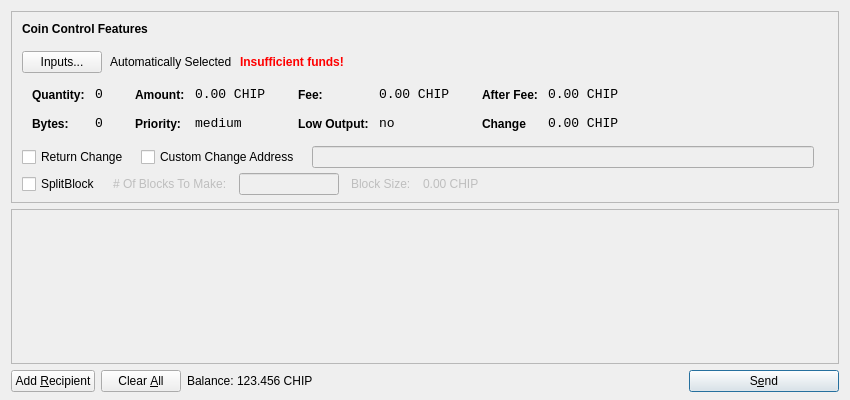
<?xml version="1.0" encoding="UTF-8"?>
<ui version="4.0">
 <class>SendCoinsDialog</class>
 <widget class="QDialog" name="SendCoinsDialog">
  <property name="geometry">
   <rect>
    <x>0</x>
    <y>0</y>
    <width>850</width>
    <height>400</height>
   </rect>
  </property>
  <property name="windowTitle">
   <string>Send Coins</string>
  </property>
  <layout class="QVBoxLayout" name="verticalLayout" stretch="0,1,0">
   <property name="bottomMargin">
    <number>8</number>
   </property>
   <item>
    <widget class="QFrame" name="frameCoinControl">
     <property name="sizePolicy">
      <sizepolicy hsizetype="Expanding" vsizetype="Expanding">
       <horstretch>0</horstretch>
       <verstretch>0</verstretch>
      </sizepolicy>
     </property>
     <property name="maximumSize">
      <size>
       <width>16777215</width>
       <height>16777215</height>
      </size>
     </property>
     <property name="frameShape">
      <enum>QFrame::StyledPanel</enum>
     </property>
     <property name="frameShadow">
      <enum>QFrame::Sunken</enum>
     </property>
     <layout class="QVBoxLayout" name="verticalLayoutCoinControl2">
      <property name="spacing">
       <number>-1</number>
      </property>
      <property name="leftMargin">
       <number>0</number>
      </property>
      <property name="topMargin">
       <number>0</number>
      </property>
      <property name="rightMargin">
       <number>0</number>
      </property>
      <property name="bottomMargin">
       <number>6</number>
      </property>
      <item>
       <layout class="QVBoxLayout" name="verticalLayoutCoinControl" stretch="0,0,0,0,1">
        <property name="spacing">
         <number>0</number>
        </property>
        <property name="leftMargin">
         <number>10</number>
        </property>
        <property name="topMargin">
         <number>10</number>
        </property>
        <item>
         <layout class="QHBoxLayout" name="horizontalLayoutCoinControl1">
          <property name="bottomMargin">
           <number>15</number>
          </property>
          <item>
           <widget class="QLabel" name="labelCoinControlFeatures">
            <property name="sizePolicy">
             <sizepolicy hsizetype="Preferred" vsizetype="Maximum">
              <horstretch>0</horstretch>
              <verstretch>0</verstretch>
             </sizepolicy>
            </property>
            <property name="font">
             <font>
              <weight>75</weight>
              <bold>true</bold>
             </font>
            </property>
            <property name="styleSheet">
             <string notr="true">font-weight:bold;</string>
            </property>
            <property name="text">
             <string>Coin Control Features</string>
            </property>
           </widget>
          </item>
         </layout>
        </item>
        <item>
         <layout class="QHBoxLayout" name="horizontalLayoutCoinControl2" stretch="0,0,0,0">
          <property name="spacing">
           <number>8</number>
          </property>
          <property name="bottomMargin">
           <number>10</number>
          </property>
          <item>
           <widget class="QPushButton" name="pushButtonCoinControl">
            <property name="styleSheet">
             <string notr="true"/>
            </property>
            <property name="text">
             <string>Inputs...</string>
            </property>
           </widget>
          </item>
          <item>
           <widget class="QLabel" name="labelCoinControlAutomaticallySelected">
            <property name="text">
             <string>Automatically Selected</string>
            </property>
            <property name="margin">
             <number>5</number>
            </property>
           </widget>
          </item>
          <item>
           <widget class="QLabel" name="labelCoinControlInsuffFunds">
            <property name="font">
             <font>
              <weight>75</weight>
              <bold>true</bold>
             </font>
            </property>
            <property name="styleSheet">
             <string notr="true">color:red;font-weight:bold;</string>
            </property>
            <property name="text">
             <string>Insufficient funds!</string>
            </property>
            <property name="margin">
             <number>5</number>
            </property>
           </widget>
          </item>
          <item>
           <spacer name="horizontalSpacerCoinControl">
            <property name="orientation">
             <enum>Qt::Horizontal</enum>
            </property>
            <property name="sizeHint" stdset="0">
             <size>
              <width>40</width>
              <height>1</height>
             </size>
            </property>
           </spacer>
          </item>
         </layout>
        </item>
        <item>
         <widget class="QWidget" name="widgetCoinControl" native="true">
          <property name="sizePolicy">
           <sizepolicy hsizetype="Preferred" vsizetype="Preferred">
            <horstretch>0</horstretch>
            <verstretch>0</verstretch>
           </sizepolicy>
          </property>
          <property name="minimumSize">
           <size>
            <width>0</width>
            <height>0</height>
           </size>
          </property>
          <property name="styleSheet">
           <string notr="true"/>
          </property>
          <layout class="QHBoxLayout" name="horizontalLayoutCoinControl5">
           <property name="margin">
            <number>0</number>
           </property>
           <item>
            <layout class="QHBoxLayout" name="horizontalLayoutCoinControl3" stretch="0,0,0,1">
             <property name="spacing">
              <number>20</number>
             </property>
             <property name="topMargin">
              <number>0</number>
             </property>
             <property name="bottomMargin">
              <number>10</number>
             </property>
             <item>
              <layout class="QFormLayout" name="formLayoutCoinControl1">
               <property name="horizontalSpacing">
                <number>10</number>
               </property>
               <property name="verticalSpacing">
                <number>14</number>
               </property>
               <property name="leftMargin">
                <number>10</number>
               </property>
               <property name="topMargin">
                <number>4</number>
               </property>
               <property name="rightMargin">
                <number>6</number>
               </property>
               <item row="0" column="0">
                <widget class="QLabel" name="labelCoinControlQuantityText">
                 <property name="styleSheet">
                  <string notr="true">font-weight:bold;</string>
                 </property>
                 <property name="text">
                  <string>Quantity:</string>
                 </property>
                 <property name="margin">
                  <number>0</number>
                 </property>
                </widget>
               </item>
               <item row="0" column="1">
                <widget class="QLabel" name="labelCoinControlQuantity">
                 <property name="font">
                  <font>
                   <family>Monospace</family>
                   <pointsize>10</pointsize>
                  </font>
                 </property>
                 <property name="cursor">
                  <cursorShape>IBeamCursor</cursorShape>
                 </property>
                 <property name="contextMenuPolicy">
                  <enum>Qt::ActionsContextMenu</enum>
                 </property>
                 <property name="text">
                  <string>0</string>
                 </property>
                 <property name="margin">
                  <number>0</number>
                 </property>
                 <property name="textInteractionFlags">
                  <set>Qt::LinksAccessibleByMouse|Qt::TextSelectableByKeyboard|Qt::TextSelectableByMouse</set>
                 </property>
                </widget>
               </item>
               <item row="1" column="0">
                <widget class="QLabel" name="labelCoinControlBytesText">
                 <property name="styleSheet">
                  <string notr="true">font-weight:bold;</string>
                 </property>
                 <property name="text">
                  <string>Bytes:</string>
                 </property>
                </widget>
               </item>
               <item row="1" column="1">
                <widget class="QLabel" name="labelCoinControlBytes">
                 <property name="font">
                  <font>
                   <family>Monospace</family>
                   <pointsize>10</pointsize>
                  </font>
                 </property>
                 <property name="cursor">
                  <cursorShape>IBeamCursor</cursorShape>
                 </property>
                 <property name="contextMenuPolicy">
                  <enum>Qt::ActionsContextMenu</enum>
                 </property>
                 <property name="text">
                  <string>0</string>
                 </property>
                 <property name="textInteractionFlags">
                  <set>Qt::LinksAccessibleByMouse|Qt::TextSelectableByKeyboard|Qt::TextSelectableByMouse</set>
                 </property>
                </widget>
               </item>
              </layout>
             </item>
             <item>
              <layout class="QFormLayout" name="formLayoutCoinControl2">
               <property name="horizontalSpacing">
                <number>10</number>
               </property>
               <property name="verticalSpacing">
                <number>14</number>
               </property>
               <property name="leftMargin">
                <number>6</number>
               </property>
               <property name="topMargin">
                <number>4</number>
               </property>
               <property name="rightMargin">
                <number>6</number>
               </property>
               <item row="0" column="0">
                <widget class="QLabel" name="labelCoinControlAmountText">
                 <property name="styleSheet">
                  <string notr="true">font-weight:bold;</string>
                 </property>
                 <property name="text">
                  <string>Amount:</string>
                 </property>
                 <property name="margin">
                  <number>0</number>
                 </property>
                </widget>
               </item>
               <item row="0" column="1">
                <widget class="QLabel" name="labelCoinControlAmount">
                 <property name="font">
                  <font>
                   <family>Monospace</family>
                   <pointsize>10</pointsize>
                  </font>
                 </property>
                 <property name="cursor">
                  <cursorShape>IBeamCursor</cursorShape>
                 </property>
                 <property name="contextMenuPolicy">
                  <enum>Qt::ActionsContextMenu</enum>
                 </property>
                 <property name="text">
                  <string>0.00 CHIP</string>
                 </property>
                 <property name="textInteractionFlags">
                  <set>Qt::LinksAccessibleByMouse|Qt::TextSelectableByKeyboard|Qt::TextSelectableByMouse</set>
                 </property>
                </widget>
               </item>
               <item row="1" column="0">
                <widget class="QLabel" name="labelCoinControlPriorityText">
                 <property name="styleSheet">
                  <string notr="true">font-weight:bold;</string>
                 </property>
                 <property name="text">
                  <string>Priority:</string>
                 </property>
                </widget>
               </item>
               <item row="1" column="1">
                <widget class="QLabel" name="labelCoinControlPriority">
                 <property name="font">
                  <font>
                   <family>Monospace</family>
                   <pointsize>10</pointsize>
                  </font>
                 </property>
                 <property name="cursor">
                  <cursorShape>IBeamCursor</cursorShape>
                 </property>
                 <property name="contextMenuPolicy">
                  <enum>Qt::ActionsContextMenu</enum>
                 </property>
                 <property name="text">
                  <string>medium</string>
                 </property>
                 <property name="textInteractionFlags">
                  <set>Qt::LinksAccessibleByMouse|Qt::TextSelectableByKeyboard|Qt::TextSelectableByMouse</set>
                 </property>
                </widget>
               </item>
              </layout>
             </item>
             <item>
              <layout class="QFormLayout" name="formLayoutCoinControl3">
               <property name="horizontalSpacing">
                <number>10</number>
               </property>
               <property name="verticalSpacing">
                <number>14</number>
               </property>
               <property name="leftMargin">
                <number>6</number>
               </property>
               <property name="topMargin">
                <number>4</number>
               </property>
               <property name="rightMargin">
                <number>6</number>
               </property>
               <item row="0" column="0">
                <widget class="QLabel" name="labelCoinControlFeeText">
                 <property name="styleSheet">
                  <string notr="true">font-weight:bold;</string>
                 </property>
                 <property name="text">
                  <string>Fee:</string>
                 </property>
                 <property name="margin">
                  <number>0</number>
                 </property>
                </widget>
               </item>
               <item row="0" column="1">
                <widget class="QLabel" name="labelCoinControlFee">
                 <property name="font">
                  <font>
                   <family>Monospace</family>
                   <pointsize>10</pointsize>
                  </font>
                 </property>
                 <property name="cursor">
                  <cursorShape>IBeamCursor</cursorShape>
                 </property>
                 <property name="contextMenuPolicy">
                  <enum>Qt::ActionsContextMenu</enum>
                 </property>
                 <property name="text">
                  <string>0.00 CHIP</string>
                 </property>
                 <property name="textInteractionFlags">
                  <set>Qt::LinksAccessibleByMouse|Qt::TextSelectableByKeyboard|Qt::TextSelectableByMouse</set>
                 </property>
                </widget>
               </item>
               <item row="1" column="0">
                <widget class="QLabel" name="labelCoinControlLowOutputText">
                 <property name="styleSheet">
                  <string notr="true">font-weight:bold;</string>
                 </property>
                 <property name="text">
                  <string>Low Output:</string>
                 </property>
                </widget>
               </item>
               <item row="1" column="1">
                <widget class="QLabel" name="labelCoinControlLowOutput">
                 <property name="font">
                  <font>
                   <family>Monospace</family>
                   <pointsize>10</pointsize>
                  </font>
                 </property>
                 <property name="cursor">
                  <cursorShape>IBeamCursor</cursorShape>
                 </property>
                 <property name="contextMenuPolicy">
                  <enum>Qt::ActionsContextMenu</enum>
                 </property>
                 <property name="text">
                  <string>no</string>
                 </property>
                 <property name="textInteractionFlags">
                  <set>Qt::LinksAccessibleByMouse|Qt::TextSelectableByKeyboard|Qt::TextSelectableByMouse</set>
                 </property>
                </widget>
               </item>
              </layout>
             </item>
             <item>
              <layout class="QFormLayout" name="formLayoutCoinControl4">
               <property name="fieldGrowthPolicy"> 
                <enum>QFormLayout::AllNonFixedFieldsGrow</enum> 
               </property>
               <property name="horizontalSpacing">
                <number>10</number>
               </property>
               <property name="verticalSpacing">
                <number>14</number>
               </property>
               <property name="leftMargin">
                <number>6</number>
               </property>
               <property name="topMargin">
                <number>4</number>
               </property>
               <property name="rightMargin">
                <number>6</number>
               </property>
               <item row="0" column="0">
                <widget class="QLabel" name="labelCoinControlAfterFeeText">
                 <property name="styleSheet">
                  <string notr="true">font-weight:bold;</string>
                 </property>
                 <property name="text">
                  <string>After Fee:</string>
                 </property>
                 <property name="margin">
                  <number>0</number>
                 </property>
                </widget>
               </item>
               <item row="0" column="1">
                <widget class="QLabel" name="labelCoinControlAfterFee">
                 <property name="font">
                  <font>
                   <family>Monospace</family>
                   <pointsize>10</pointsize>
                  </font>
                 </property>
                 <property name="cursor">
                  <cursorShape>IBeamCursor</cursorShape>
                 </property>
                 <property name="contextMenuPolicy">
                  <enum>Qt::ActionsContextMenu</enum>
                 </property>
                 <property name="text">
                  <string>0.00 CHIP</string>
                 </property>
                 <property name="textInteractionFlags">
                  <set>Qt::LinksAccessibleByMouse|Qt::TextSelectableByKeyboard|Qt::TextSelectableByMouse</set>
                 </property>
                </widget>
               </item>
               <item row="1" column="0">
                <widget class="QLabel" name="labelCoinControlChangeText">
                 <property name="styleSheet">
                  <string notr="true">font-weight:bold;</string>
                 </property>
                 <property name="text">
                  <string>Change</string>
                 </property>
                </widget>
               </item>
               <item row="1" column="1">
                <widget class="QLabel" name="labelCoinControlChange">
                 <property name="font">
                  <font>
                   <family>Monospace</family>
                   <pointsize>10</pointsize>
                  </font>
                 </property>
                 <property name="cursor">
                  <cursorShape>IBeamCursor</cursorShape>
                 </property>
                 <property name="contextMenuPolicy">
                  <enum>Qt::ActionsContextMenu</enum>
                 </property>
                 <property name="text">
                  <string>0.00 CHIP</string>
                 </property>
                 <property name="textInteractionFlags">
                  <set>Qt::LinksAccessibleByMouse|Qt::TextSelectableByKeyboard|Qt::TextSelectableByMouse</set>
                 </property>
                </widget>
               </item>
              </layout>
             </item>
            </layout>
           </item>
          </layout>
         </widget>
        </item>
        <item>
         <layout class="QHBoxLayout" name="horizontalLayoutCoinControl4" stretch="0,0,0,0">
          <property name="spacing">
           <number>12</number>
          </property>
          <property name="sizeConstraint">
           <enum>QLayout::SetDefaultConstraint</enum>
          </property>
          <property name="topMargin">
           <number>5</number>
          </property>
          <property name="rightMargin">
           <number>5</number>
          </property>
		  <item> 
		   <widget class="QCheckBox" name="returnChangeCheckBox">
 		    <property name="text">
 		     <string>Return Change</string>
 		    </property>
 		   </widget>
 		  </item>		  
          <item>
           <widget class="QCheckBox" name="checkBoxCoinControlChange">
            <property name="text">
             <string>Custom Change Address</string>
            </property>
           </widget>
          </item>
          <item>
           <widget class="QLineEdit" name="lineEditCoinControlChange">
            <property name="enabled">
             <bool>false</bool>
            </property>
            <property name="sizePolicy">
             <sizepolicy hsizetype="Expanding" vsizetype="Fixed">
              <horstretch>0</horstretch>
              <verstretch>0</verstretch>
             </sizepolicy>
            </property>
           </widget>
          </item>
          <item>
           <widget class="QLabel" name="labelCoinControlChangeLabel">
            <property name="sizePolicy">
             <sizepolicy hsizetype="Preferred" vsizetype="Expanding">
              <horstretch>0</horstretch>
              <verstretch>0</verstretch>
             </sizepolicy>
            </property>
            <property name="minimumSize">
             <size>
              <width>0</width>
              <height>0</height>
             </size>
            </property>
            <property name="text">
             <string/>
            </property>
            <property name="margin">
             <number>3</number>
            </property>
           </widget>
          </item>
         </layout>
        </item>
        <item>
         <layout class="QHBoxLayout" name="horizontalLayoutCoinControl4a" stretch="0,0,0,0">
          <property name="alignment" >
         <set>Qt::AlignLeft</set>
          </property>
          <property name="spacing">
           <number>12</number>
          </property>
          <property name="sizeConstraint">
           <enum>QLayout::SetDefaultConstraint</enum>
          </property>
          <property name="topMargin">
           <number>5</number>
          </property>
          <property name="rightMargin">
           <number>5</number>
          </property>
           <item> 
           <widget class="QCheckBox" name="splitBlockCheckBox"> 
            <property name="text"> 
             <string>SplitBlock</string> 
            </property> 
           </widget> 
          </item> 
          <item> 
           <widget class="QLabel" name="labelBlocksToMakeText"> 
            <property name="enabled"> 
             <bool>false</bool> 
            </property> 
            <property name="text"> 
             <string># Of Blocks To Make:</string> 
            </property> 
           </widget> 
          </item>
          <item> 
           <widget class="QLineEdit" name="splitBlockLineEdit"> 
            <property name="enabled"> 
             <bool>false</bool> 
            </property> 
            <property name="sizePolicy"> 
             <sizepolicy hsizetype="Fixed" vsizetype="Fixed"> 
              <horstretch>0</horstretch> 
              <verstretch>0</verstretch> 
             </sizepolicy> 
            </property> 
            <property name="maximumSize"> 
             <size> 
              <width>100</width> 
              <height>16777215</height> 
             </size> 
            </property> 
           </widget> 
          </item> 
          <item> 
           <widget class="QLabel" name="labelBlockSizeText"> 
            <property name="enabled"> 
             <bool>false</bool> 
            </property> 
            <property name="text"> 
             <string>Block Size:</string> 
            </property> 
           </widget> 
          </item> 
          <item> 
           <widget class="QLabel" name="labelBlockSize"> 
            <property name="enabled"> 
             <bool>false</bool> 
            </property> 
            <property name="text"> 
             <string>0.00 CHIP</string> 
            </property>
           </widget> 
           </item>
         </layout>
        </item>
        <item>
         <spacer name="verticalSpacerCoinControl">
          <property name="orientation">
           <enum>Qt::Vertical</enum>
          </property>
          <property name="sizeHint" stdset="0">
           <size>
            <width>800</width>
            <height>1</height>
           </size>
          </property>
         </spacer>
        </item>
       </layout>
      </item>
     </layout>
    </widget>
   </item>
   <item>
    <widget class="QScrollArea" name="scrollArea">
     <property name="widgetResizable">
      <bool>true</bool>
     </property>
     <widget class="QWidget" name="scrollAreaWidgetContents">
      <property name="geometry">
       <rect>
        <x>0</x>
        <y>0</y>
        <width>830</width>
        <height>172</height>
       </rect>
      </property>
      <layout class="QVBoxLayout" name="verticalLayout_2">
       <property name="margin">
        <number>0</number>
       </property>
       <item>
        <layout class="QVBoxLayout" name="entries">
         <property name="spacing">
          <number>6</number>
         </property>
        </layout>
       </item>
       <item>
        <spacer name="verticalSpacer">
         <property name="orientation">
          <enum>Qt::Vertical</enum>
         </property>
         <property name="sizeHint" stdset="0">
          <size>
           <width>20</width>
           <height>40</height>
          </size>
         </property>
        </spacer>
       </item>
      </layout>
     </widget>
    </widget>
   </item>
   <item>
    <layout class="QHBoxLayout" name="horizontalLayout">
     <item>
      <widget class="QPushButton" name="addButton">
       <property name="toolTip">
        <string>Send to multiple recipients at once</string>
       </property>
       <property name="text">
        <string>Add &amp;Recipient</string>
       </property>
       <property name="icon">
        <iconset resource="../bitcoin.qrc">
         <normaloff>:/icons/add</normaloff>:/icons/add</iconset>
       </property>
       <property name="autoDefault">
        <bool>false</bool>
       </property>
      </widget>
     </item>
     <item>
      <widget class="QPushButton" name="clearButton">
       <property name="sizePolicy">
        <sizepolicy hsizetype="Minimum" vsizetype="Fixed">
         <horstretch>0</horstretch>
         <verstretch>0</verstretch>
        </sizepolicy>
       </property>
       <property name="toolTip">
        <string>Remove all transaction fields</string>
       </property>
       <property name="text">
        <string>Clear &amp;All</string>
       </property>
       <property name="icon">
        <iconset resource="../bitcoin.qrc">
         <normaloff>:/icons/remove</normaloff>:/icons/remove</iconset>
       </property>
       <property name="autoRepeatDelay">
        <number>300</number>
       </property>
       <property name="autoDefault">
        <bool>false</bool>
       </property>
      </widget>
     </item>
     <item>
      <layout class="QHBoxLayout" name="horizontalLayout_2">
       <property name="spacing">
        <number>3</number>
       </property>
       <item>
        <widget class="QLabel" name="label">
         <property name="sizePolicy">
          <sizepolicy hsizetype="Preferred" vsizetype="Fixed">
           <horstretch>0</horstretch>
           <verstretch>0</verstretch>
          </sizepolicy>
         </property>
         <property name="text">
          <string>Balance:</string>
         </property>
        </widget>
       </item>
       <item>
        <widget class="QLabel" name="labelBalance">
         <property name="sizePolicy">
          <sizepolicy hsizetype="Preferred" vsizetype="Fixed">
           <horstretch>0</horstretch>
           <verstretch>0</verstretch>
          </sizepolicy>
         </property>
         <property name="cursor">
          <cursorShape>IBeamCursor</cursorShape>
         </property>
         <property name="text">
          <string>123.456 CHIP</string>
         </property>
         <property name="textInteractionFlags">
          <set>Qt::LinksAccessibleByMouse|Qt::TextSelectableByKeyboard|Qt::TextSelectableByMouse</set>
         </property>
        </widget>
       </item>
      </layout>
     </item>
     <item>
      <spacer name="horizontalSpacer">
       <property name="orientation">
        <enum>Qt::Horizontal</enum>
       </property>
       <property name="sizeHint" stdset="0">
        <size>
         <width>40</width>
         <height>20</height>
        </size>
       </property>
      </spacer>
     </item>
     <item>
      <widget class="QPushButton" name="sendButton">
       <property name="minimumSize">
        <size>
         <width>150</width>
         <height>0</height>
        </size>
       </property>
       <property name="toolTip">
        <string>Confirm the send action</string>
       </property>
       <property name="text">
        <string>S&amp;end</string>
       </property>
       <property name="icon">
        <iconset resource="../bitcoin.qrc">
         <normaloff>:/icons/send</normaloff>:/icons/send</iconset>
       </property>
       <property name="default">
        <bool>true</bool>
       </property>
      </widget>
     </item>
    </layout>
   </item>
  </layout>
 </widget>
 <resources>
  <include location="../bitcoin.qrc"/>
 </resources>
 <connections/>
</ui>
